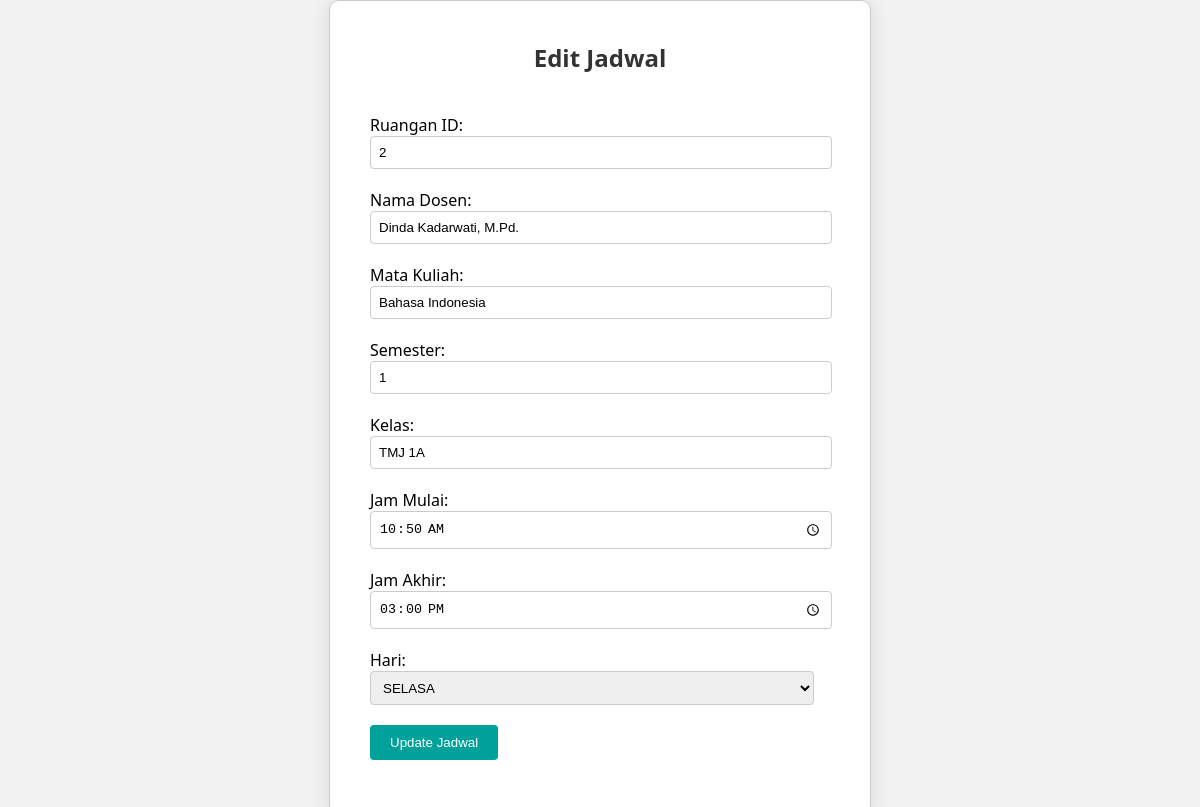
The page /edit_jadwal.php?jadwal_id=4 on the database its author committed.
### tables this page shows
CREATE TABLE `jadwal` (
  `jadwal_id` int(11) NOT NULL,
  `ruangan_id` int(11) DEFAULT NULL,
  `nama_dosen` varchar(100) DEFAULT NULL,
  `nama_mata_kuliah` varchar(100) DEFAULT NULL,
  `smt` varchar(10) DEFAULT NULL,
  `kelas` varchar(15) DEFAULT NULL,
  `jam_mulai` time DEFAULT NULL,
  `jam_akhir` time DEFAULT NULL,
  `hari` varchar(10) DEFAULT NULL,
  `urutan_hari` int(11) DEFAULT NULL
);

### edit_jadwal.php (the view, shortened to what this page needs)
<?php
include 'connection.php';
if(isset($_GET['jadwal_id'])){
    $jadwal_id = $_GET['jadwal_id'];
    $query = "SELECT * FROM jadwal WHERE jadwal_id = $jadwal_id";
    $result = mysqli_query($conn, $query);
    if($result) {
        $jadwal = mysqli_fetch_assoc($result);
    } else {
        die("Error: Data tidak ditemukan.");
    }
} else {
    header('Location: jadwal.php');
    exit;
}
?>
<!DOCTYPE html>
<html lang="id">
<head>
</head>
<body>
    <div class="container">
        <h2>Edit Jadwal</h2>
        <form method="POST">
            Ruangan ID: <input type="text" name="ruangan_id" value="<?php echo $jadwal['ruangan_id']; ?>"/><br>
            Nama Dosen: <input type="text" name="nama_dosen" value="<?php echo $jadwal['nama_dosen']; ?>"/><br>
            Mata Kuliah: <input type="text" name="nama_mata_kuliah" value="<?php echo $jadwal['nama_mata_kuliah']; ?>"/><br>
            Semester: <input type="text" name="smt" value="<?php echo $jadwal['smt']; ?>"/><br>
            Kelas: <input type="text" name="kelas" value="<?php echo $jadwal['kelas']; ?>"/><br>
            Jam Mulai: <input type="time" name="jam_mulai" value="<?php echo $jadwal['jam_mulai']; ?>"/><br>
            Jam Akhir: <input type="time" name="jam_akhir" value="<?php echo $jadwal['jam_akhir']; ?>"/><br>
            Hari:
            <select name="hari">
                <?php
                $hari = ['SENIN', 'SELASA', 'RABU', 'KAMIS', 'JUMAT', 'SABTU'];
                foreach ($hari as $h) {
                    echo "<option value='$h'" . ($jadwal['hari'] == $h ? " selected" : "") . ">$h</option>";
                }
                ?>
            </select><br>
            <input type="submit" value="Update Jadwal"/>
        </form>
    </div>
</body>
</html>

### edit_jadwal.php (style rules this page uses)
body { font-family: 'Segoe UI', Tahoma, Geneva, Verdana, sans-serif; background-color: #f2f2f2; margin: 0; padding: 0; display: flex; justify-content: center; align-items: center; height: 100vh; }
.container { width: 80%; max-width: 500px; margin: auto; background-color: #fff; padding: 20px; border-radius: 10px; box-shadow: 0 0 20px rgba(0, 0, 0, 0.1); border: 1px solid #ccc; }
h2 { text-align: center; color: #333; }
form { margin: 20px auto; background-color: #fff; padding: 20px; }
input[type="text"], select, input[type="time"] { width: calc(100% - 16px); padding: 8px; margin-bottom: 20px; border: 1px solid #ccc; border-radius: 4px; }
select { height: 34px; }
input[type="submit"] { background-color: #00a19b; color: #fff; cursor: pointer; border: none; border-radius: 4px; padding: 10px 20px; transition: background-color 0.3s ease; }

### rows shown on the page
jadwal: ruangan_id "2", nama_dosen "Dinda Kadarwati, M.Pd.", nama_mata_kuliah "Bahasa Indonesia", smt "1", kelas "TMJ 1A", jam_mulai "10:50:00", jam_akhir "15:00:00", hari "SELASA"
